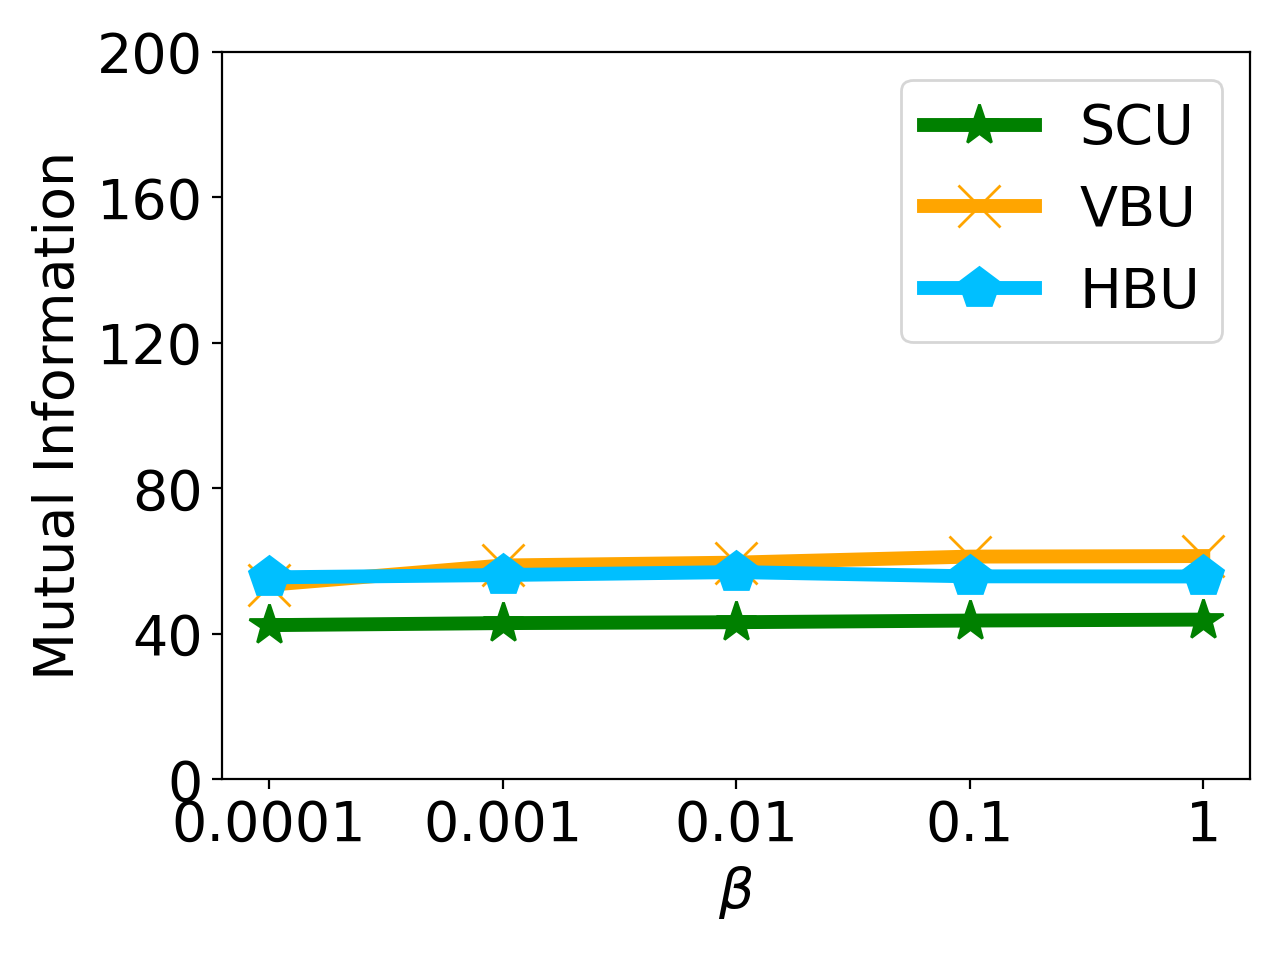

Recreate this plot in Python.


import numpy as np
import matplotlib.pyplot as plt

epsilon = 3
beta = 1 / epsilon


x=[1, 2, 3, 4, 5]
# validation_for_plt =[97,95.8600, 94.9400, 93.5400, 93.2400]
# attack_for_plt=[0, 0.3524, 0, 0.1762, 0.1762]
# basic_for_plt=[99.8, 99.8, 99.8, 99.8, 99.8]

labels = ['0.0001', '0.001', '0.01', '0.1', '1' ]
#unl_org_0= [62.36, 26.76, 17.664, 5.737, 3.64]
unl_org = [39.253, 39.4204, 39.3190, 39.4179, 39.5104]


unl_hess_r = [55.5598, 56.2043, 57.0133, 55.8428, 55.8017]
unl_vbu = [53.5067, 58.8265, 59.6121, 61.2681, 61.4154]

unl_ss_w = [42.425, 42.9816, 43.2306, 43.682, 43.9461]
#unl_ss_wo = [47.961, 31.33, 11.943, 2.402, 0.95]



plt.figure()
l_w=5
m_s=15
#plt.figure(figsize=(8, 5.3))
#plt.plot(x, unl_fr, color='blue', marker='^', label='Retrain',linewidth=l_w, markersize=m_s)
plt.plot(x, unl_ss_w, color='g',  marker='*',  label='SCU',linewidth=l_w, markersize=m_s)
#plt.plot(x, unl_ss_wo, color='palegreen',  marker='1',  label='MCFU$_{w/o}$',linewidth=l_w, markersize=m_s)

plt.plot(x, unl_vbu, color='orange',  marker='x',  label='VBU',linewidth=l_w,  markersize=m_s)

plt.plot(x, unl_hess_r, color='deepskyblue',  marker='p',  label='HBU',linewidth=l_w, markersize=m_s)


#plt.plot(x, unl_vibu, color='silver',  marker='d',  label='VIBU',linewidth=4,  markersize=10)

# plt.plot(x, y_sa03, color='r',  marker='2',  label='AAAI21 A_acc, pr=0.3',linewidth=3, markersize=8)
# plt.plot(x, y_sa05, color='darkblue',  marker='4',  label='AAAI21 A_acc, pr=0.5',linewidth=3, markersize=8)
# plt.plot(x, y_ma03, color='darkviolet',  marker='3',  label='FedMC A_acc, pr=0.3',linewidth=3, markersize=8)
# plt.plot(x, y_ma05, color='cyan',  marker='p',  label='FedMC A_acc, pr=0.5',linewidth=3, markersize=8)


# plt.grid()
leg = plt.legend(fancybox=True, shadow=True)
# plt.xlabel('Malicious Client Ratio (%)' ,fontsize=16)
plt.ylabel('Mutual Information' ,fontsize=20)
my_y_ticks = np.arange(0 ,201,40)
plt.yticks(my_y_ticks,fontsize=20)
plt.xlabel('$\\beta$' ,fontsize=20)

plt.xticks(x, labels, fontsize=20)
# plt.title('CIFAR10 IID')
plt.legend(loc='best',fontsize=20)
plt.tight_layout()
#plt.title("MNIST")
plt.rcParams['figure.figsize'] = (2.0, 1)
plt.rcParams['image.interpolation'] = 'nearest'
plt.rcParams['figure.subplot.left'] = 0.11
plt.rcParams['figure.subplot.bottom'] = 0.08
plt.rcParams['figure.subplot.right'] = 0.977
plt.rcParams['figure.subplot.top'] = 0.969
plt.savefig('cifar_mse_erased_beta_curve.png', dpi=200)
plt.show()
